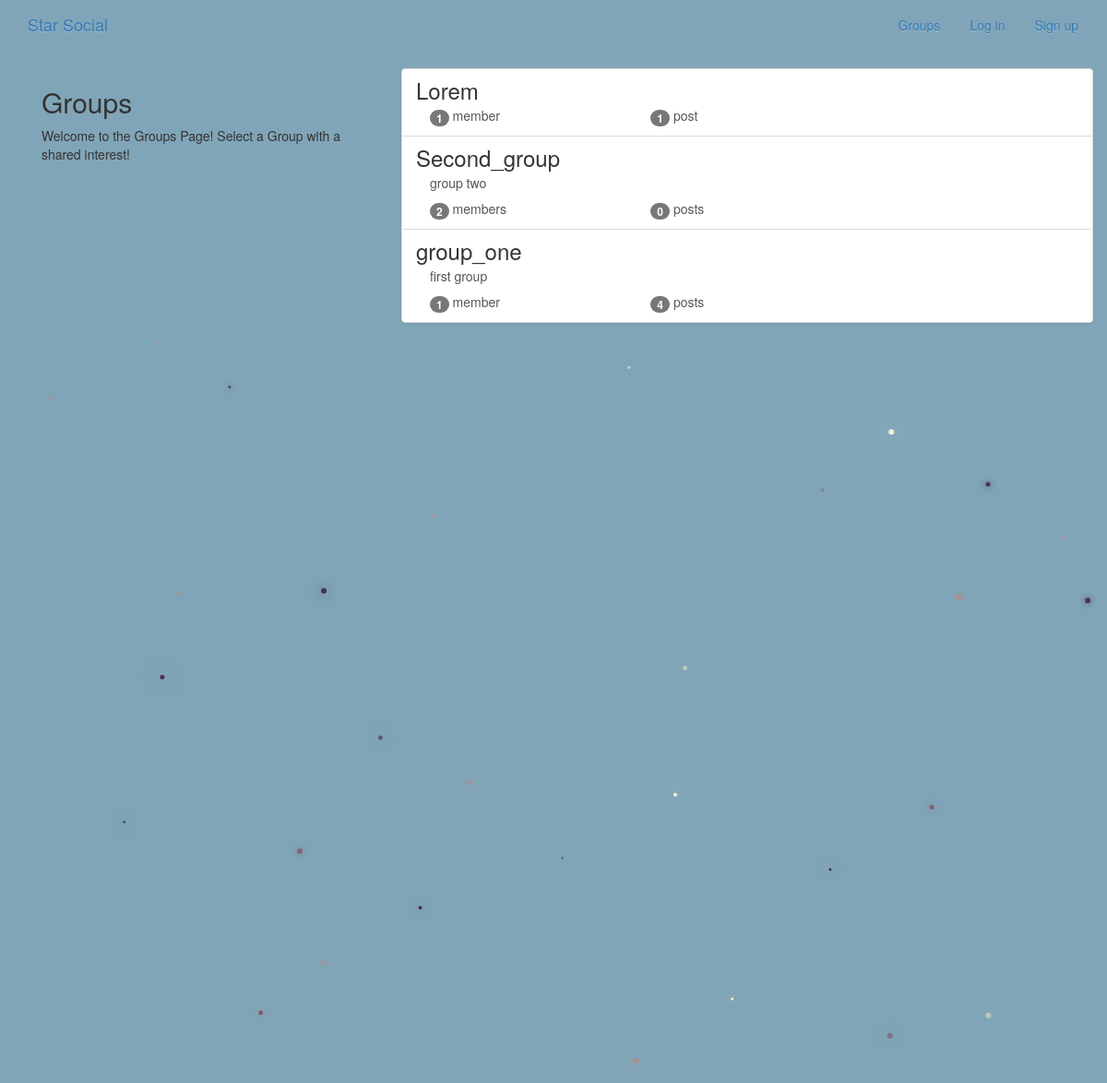
The app's page /groups/ with its own data.
### groups/models.py (models this page shows, shortened)
class Group(models.Model):
    name = models.CharField(max_length=255, unique=True)
    slug = models.SlugField(allow_unicode=True, unique=True)
    description = models.TextField(blank=True, default='')
    description_html = models.TextField(editable=False, default='', blank=True)
    members = models.ManyToManyField(User,through="GroupMember")
    class Meta:
        ordering = ["name"]

### groups/views.py (the view)
class ListGroups(generic.ListView):
    model = Group

### groups/templates/groups/group_list.html (shortened to what this page needs)
{% extends "groups/group_base.html" %}
{% block pregroup %}
<div class="col-md-4">
	<div class="content">
			<h2>Groups</h2>
			<p>Welcome to the Groups Page! Select a Group with a shared interest!</p>
	</div>
</div>
{% endblock %}
{% block group_content %}
<div class="col-md-8">
	<div class="list-group">
		{% for group in object_list %}
		  <a class="list-group-item" href="{% url 'groups:single' slug=group.slug %}">
			     <h3 class="title list-group-item-heading">{{ group.name }}</h3>
			<div class="list-group-item-text container-fluid">
				{{ group.description_html|safe }}
				<div class="row">
					<div class="col-md-4">
						<span class="badge">{{ group.members.count }}</span> member{{ group.members.count|pluralize }}
					</div>
					<div class="col-md-4">
						<span class="badge">{{ group.posts.count }}</span> post{{ group.posts.count|pluralize }}
					</div>
				</div>
			</div>
		</a>
		{% endfor %}
	</div>
</div>
{% endblock %}

### static/simplesocial/css/master.css (style rules this page uses)
body { height: 100%; width: 100%; overflow: hidden; background: #81a5b8; margin: 0; }

### records on screen
Group: name "Lorem", members.count "1", posts.count "1"
Group: name "Second_group", description_html "group two", members.count "2", posts.count "0"
Group: name "group_one", description_html "first group", members.count "1", posts.count "4"
